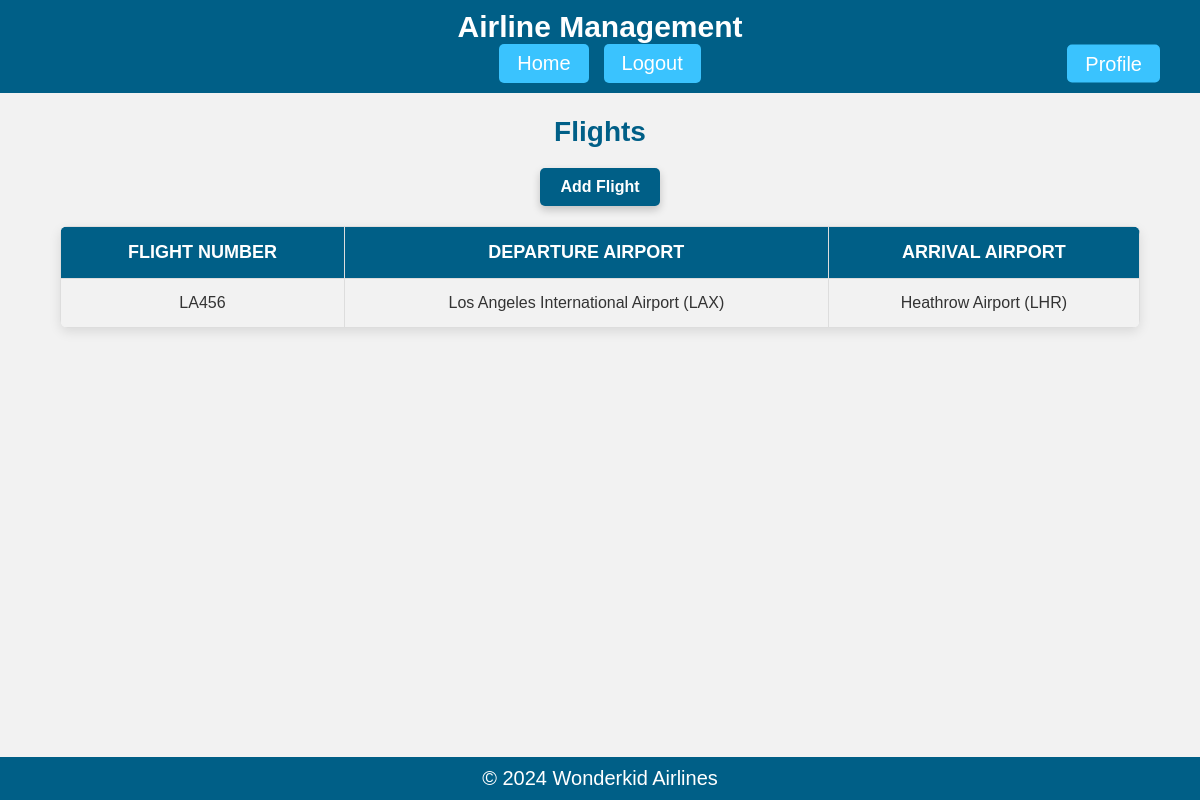
Page /flights/ (signed in) on the committed database.
### Airlines/models.py (models this page shows, shortened)
class Flight(models.Model):
    flight_number = models.CharField(max_length=10)
    departure_airport = models.ForeignKey(Airport, on_delete=models.CASCADE, related_name='departing_flights')
    arrival_airport = models.ForeignKey(Airport, on_delete=models.CASCADE, related_name='arriving_flights')
    departure_time = models.DateTimeField()
    arrival_time = models.DateTimeField()
    aircraft = models.ForeignKey(Aircraft, on_delete=models.CASCADE)

class Airport(models.Model):
    name = models.CharField(max_length=100)
    location = models.CharField(max_length=100)

### Airlines/views.py (the view)
# urls.py: path('flights/', views.flights, name='flights'),
@login_required
def flights(request):
    flights = Flight.objects.all()
    return render(request, 'flights.html', {'flights': flights})

### Airlines/templates/flights.html (shortened to what this page needs)
{% extends 'base.html' %}
{% block content %}
    <h2>Flights</h2>
    <a href="{% url 'add_flight' %}" class="btn primary-btn">Add Flight</a>
    <table>
        <thead>
            <tr>
                <th>Flight Number</th>
                <th>Departure Airport</th>
                <th>Arrival Airport</th>
            </tr>
        </thead>
        <tbody>
            {% for flight in flights %}
                <tr>
                    <td>{{ flight.flight_number }}</td>
                    <td>{{ flight.departure_airport.name }}</td>
                    <td>{{ flight.arrival_airport.name }}</td>
                </tr>
            {% endfor %}
        </tbody>
    </table>
{% endblock %}

### Airlines/templates/base.html (style rules this page uses)
body { font-family: Arial, sans-serif; background-color: #f2f2f2; margin: 0; padding: 0; color: #333; min-height: 100vh; display: flex; flex-direction: column; }

### Airlines/templates/flights.html (style rules this page uses)
h2 { text-align: center; color: #005f87; font-size: 28px; margin-bottom: 20px; font-weight: bold; }
table { width: 90%; margin: 20px auto; border-collapse: collapse; border-radius: 8px; overflow: hidden; box-shadow: 0px 4px 12px rgba(0, 0, 0, 0.1); }
table th, table td { padding: 15px; text-align: center; font-size: 16px; border: 1px solid #ddd; }
table th { background-color: #005f87; color: white; font-weight: bold; text-transform: uppercase; font-size: 18px; }
.btn { display: inline-block; padding: 10px 20px; background-color: #005f87; color: white; text-decoration: none; border-radius: 5px; font-size: 20px; font-weight: 500; transition: background-color 0.3s ease, transform 0.2s ease; }
.primary-btn { display: block; width: fit-content; margin: 0 auto 20px; background-color: #005f87; font-size: 16px; font-weight: bold; box-shadow: 0px 4px 8px rgba(0, 0, 0, 0.2); }

### rows in the picture
Flight: flight_number "LA456", departure_airport.name "Los Angeles International Airport (LAX)", arrival_airport.name "Heathrow Airport (LHR)"
